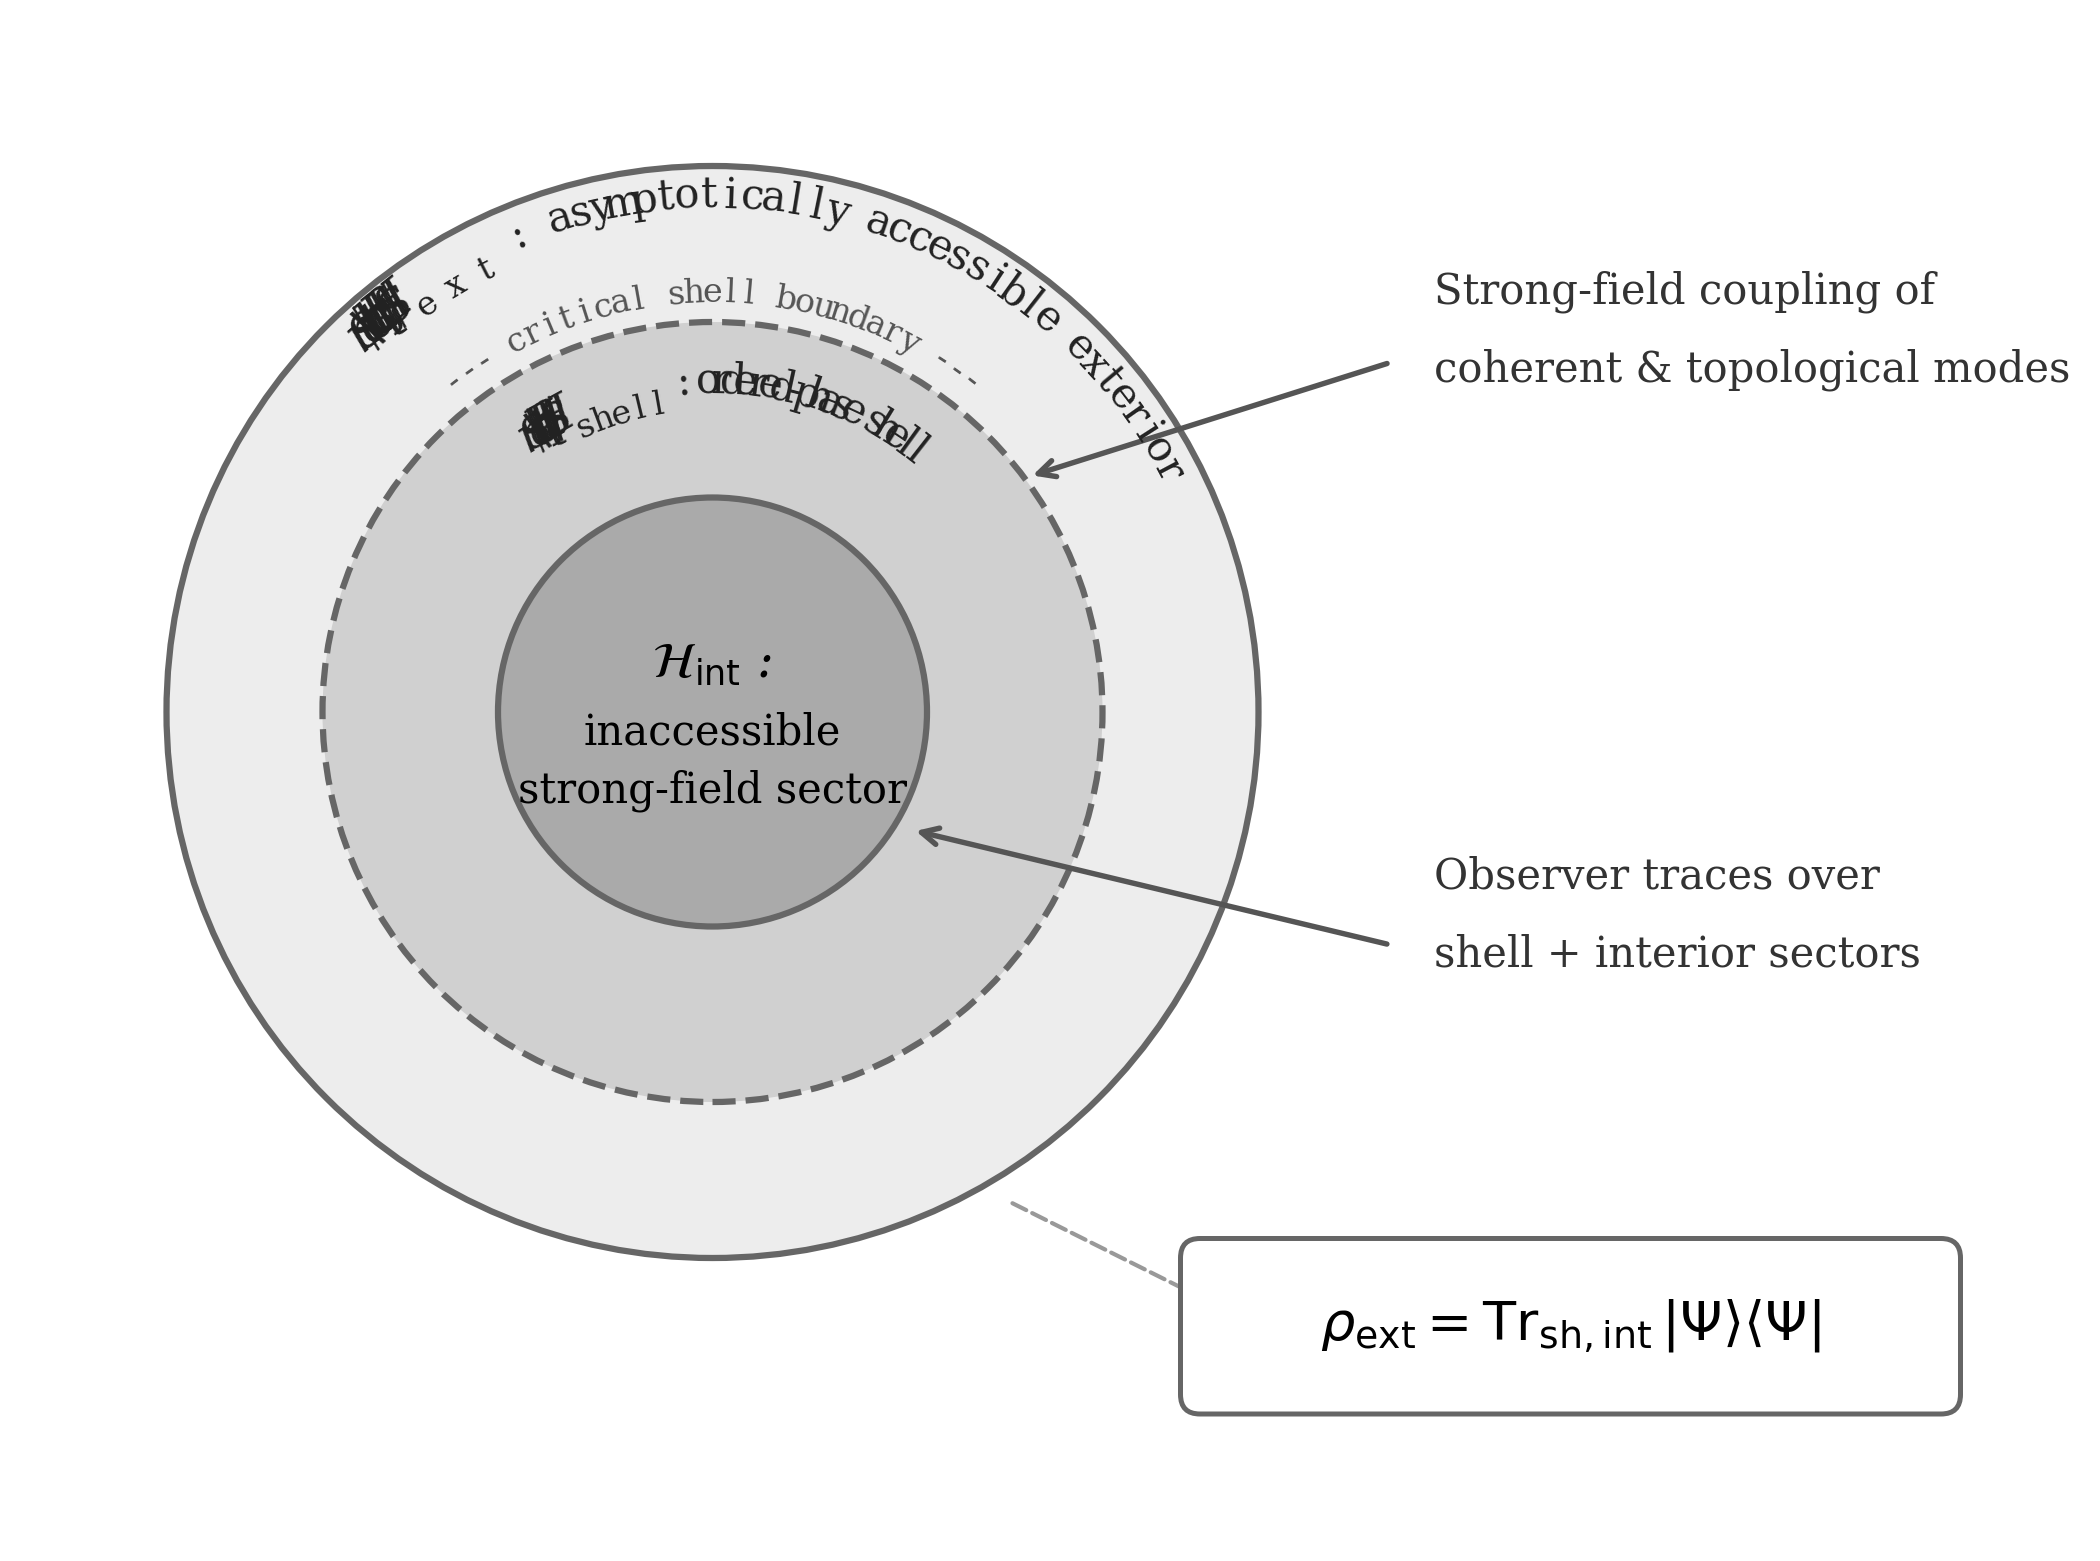

The script that saved this image:
"""BH shell schematic with text along arcs, proper mathcal H, subscripts."""
import matplotlib; matplotlib.use('Agg')
import matplotlib.pyplot as plt
from matplotlib.patches import Circle, FancyBboxPatch, FancyArrowPatch
import matplotlib.patheffects as pe
import numpy as np
import os

fig, ax = plt.subplots(1, 1, figsize=(9, 6.5))
ax.set_xlim(-3.5, 6.5)
ax.set_ylim(-4.2, 3.5)
ax.set_aspect('equal')
ax.axis('off')
fig.patch.set_facecolor('white')

cx, cy = 0, 0
r_ext, r_shell, r_int = 2.8, 2.0, 1.1

# Draw circles
c1 = Circle((cx, cy), r_ext, fc='#ededed', ec='#666', lw=1.5, zorder=1)
c2 = Circle((cx, cy), r_shell, fc='#d0d0d0', ec='#666', lw=1.5, ls='--', zorder=2)
c3 = Circle((cx, cy), r_int, fc='#aaaaaa', ec='#666', lw=1.5, zorder=3)
ax.add_patch(c1); ax.add_patch(c2); ax.add_patch(c3)

# === Curved text function ===
def text_along_arc(ax, text, cx, cy, radius, start_angle, end_angle, fontsize=10, style='normal', color='#222', weight='normal'):
    """Place text along an arc. Angles in degrees, 0=top, clockwise."""
    n = len(text)
    angles = np.linspace(np.radians(start_angle), np.radians(end_angle), n)
    for i, ch in enumerate(text):
        a = angles[i]
        x = cx + radius * np.sin(a)
        y = cy + radius * np.cos(a)
        rotation = -np.degrees(a)
        ax.text(x, y, ch, fontsize=fontsize, ha='center', va='center',
                rotation=rotation, fontstyle=style, color=color, fontweight=weight,
                fontfamily='serif', zorder=10)

# === Arc labels ===
# H_ext label along outer arc (top half)
text_along_arc(ax, r"$\mathcal{H}$", cx, cy, (r_ext+r_shell)/2 + 0.25, -42, -38, fontsize=13, style='italic')
text_along_arc(ax, "ext", cx, cy, (r_ext+r_shell)/2 + 0.15, -35, -27, fontsize=8)
text_along_arc(ax, ": asymptotically accessible exterior", cx, cy, (r_ext+r_shell)/2 + 0.25, -22, 62, fontsize=10)

# Shell boundary label along dashed arc
text_along_arc(ax, "--- critical shell boundary ---", cx, cy, r_shell + 0.15, -38, 38, fontsize=8, color='#555')

# H_shell label along shell region
text_along_arc(ax, r"$\mathcal{H}$", cx, cy, (r_shell+r_int)/2 + 0.15, -32, -28, fontsize=12, style='italic')
text_along_arc(ax, "shell", cx, cy, (r_shell+r_int)/2 + 0.05, -24, -10, fontsize=8)
text_along_arc(ax, ": ordered-phase shell", cx, cy, (r_shell+r_int)/2 + 0.15, -5, 38, fontsize=10)

# H_int label — centered in inner circle (too small for arc)
ax.text(cx, cy + 0.25, r'$\mathcal{H}_{\rm int}$ :', fontsize=12, ha='center', va='center',
        fontstyle='italic', zorder=10, fontfamily='serif')
ax.text(cx, cy - 0.1, 'inaccessible', fontsize=10, ha='center', va='center', zorder=10, fontfamily='serif')
ax.text(cx, cy - 0.4, 'strong-field sector', fontsize=10, ha='center', va='center', zorder=10, fontfamily='serif')

# === Right-side annotations ===
# Arrow 1: strong-field coupling → shell zone
ax.annotate('', xy=(1.6, 1.2), xytext=(3.5, 1.8),
    arrowprops=dict(arrowstyle='->', color='#555', lw=1.3), zorder=8)
ax.text(3.7, 2.1, 'Strong-field coupling of', fontsize=10, color='#333', fontfamily='serif')
ax.text(3.7, 1.7, 'coherent & topological modes', fontsize=10, color='#333', fontfamily='serif')

# Arrow 2: observer traces → interior
ax.annotate('', xy=(1.0, -0.6), xytext=(3.5, -1.2),
    arrowprops=dict(arrowstyle='->', color='#555', lw=1.3), zorder=8)
ax.text(3.7, -0.9, 'Observer traces over', fontsize=10, color='#333', fontfamily='serif')
ax.text(3.7, -1.3, 'shell + interior sectors', fontsize=10, color='#333', fontfamily='serif')

# === Formula box ===
box = FancyBboxPatch((2.5, -3.5), 3.8, 0.7, boxstyle='round,pad=0.1',
                      fc='white', ec='#666', lw=1.2, zorder=8)
ax.add_patch(box)
ax.text(4.4, -3.15, r'$\rho_{\rm ext} = {\rm Tr}_{\rm sh,int}\,|\Psi\rangle\langle\Psi|$',
        fontsize=13, ha='center', va='center', zorder=10, fontfamily='serif')

# Dashed arrow from circle to formula box
ax.annotate('', xy=(2.8, -3.15), xytext=(1.5, -2.5),
    arrowprops=dict(arrowstyle='->', color='#999', lw=1.0, ls='--'), zorder=7)

outdir = os.path.join(os.path.dirname(os.path.abspath(__file__)), '..', 'figures')
fig.savefig(os.path.join(outdir, 'fig_bh_shell.pdf'), bbox_inches='tight', dpi=300)
fig.savefig(os.path.join(outdir, 'fig_bh_shell.png'), bbox_inches='tight', dpi=300)
plt.close()
print("fig_bh_shell OK")
